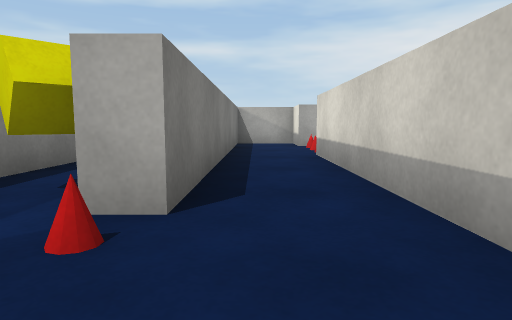
view 1 (above)

17 first-person views from a walk through a scene from a Unity 3-D project. The camera is 0.51 m above the floor, tilts 6° down and sees 75° across. The floor is counted in squares, 1 m on a side. Each view is taken from the middle of a square. On the plan, view 1 faces up. The plan holds only what a view shows up to about 9 squares ahead; the rest is blank. The place goes on beyond the plan. The player is left out. Surface patterns are stand-ins for the level's own textures.

view 2
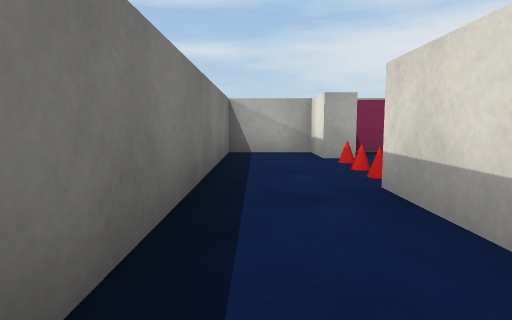

view 3
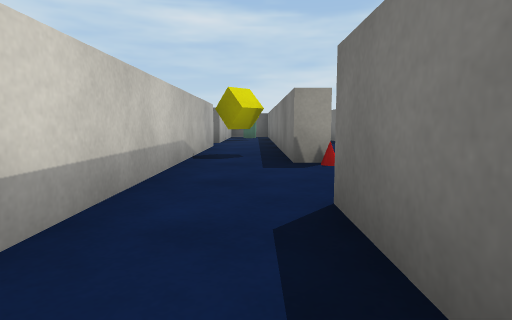

view 4
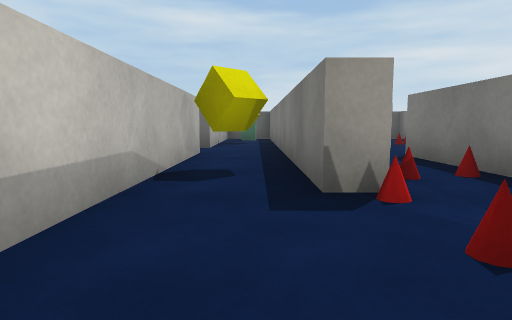

view 5
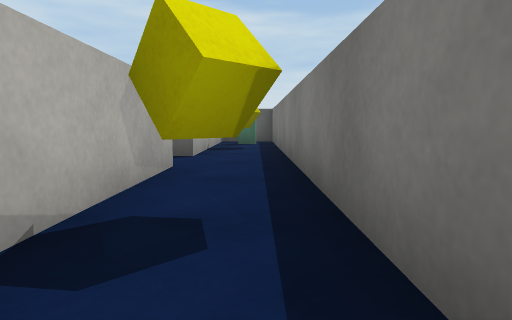

view 6
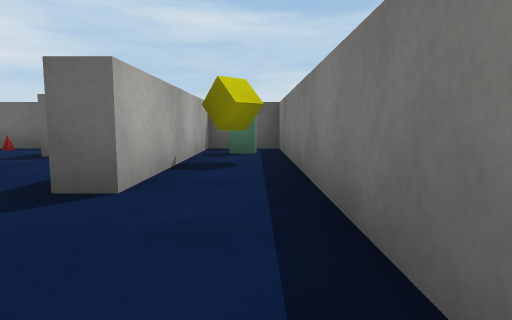

view 7
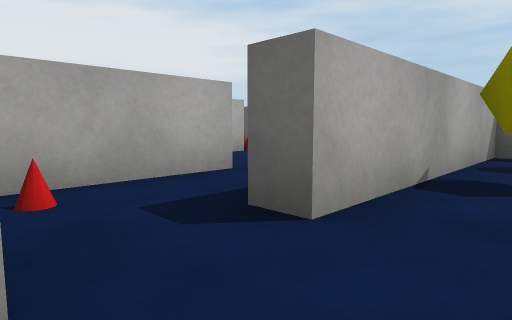

view 8
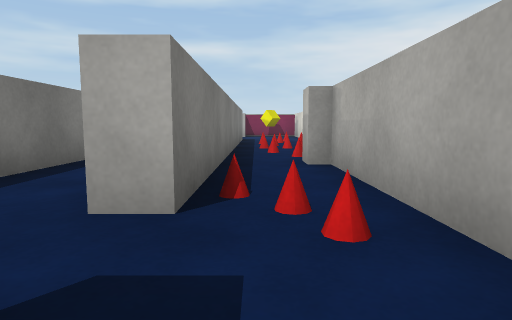

view 9
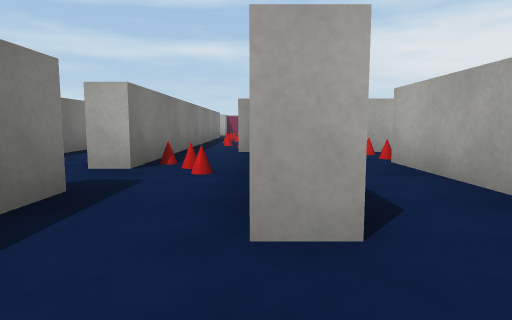

view 10
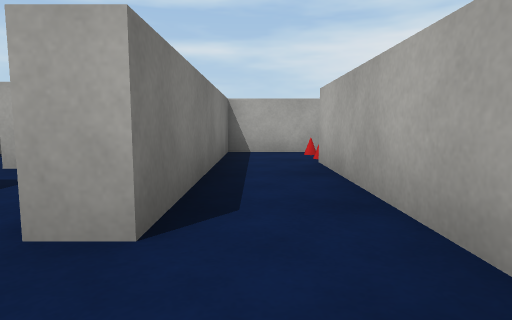

view 11
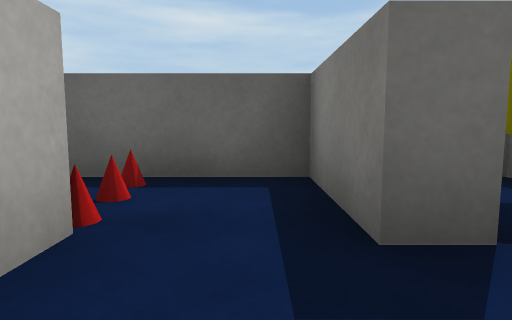

view 12
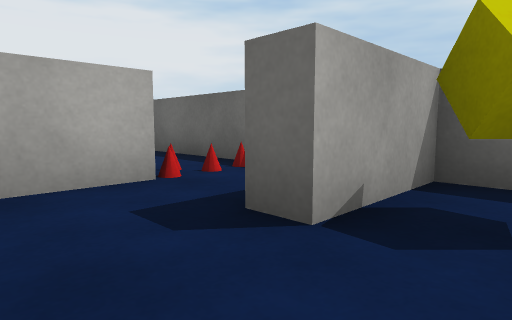

view 13
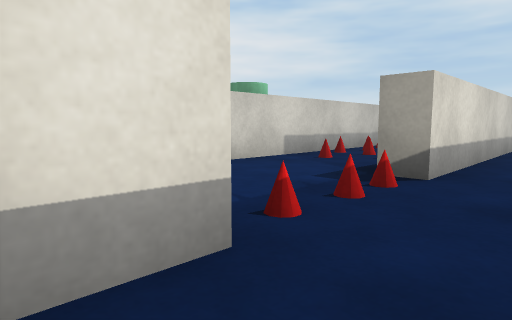

view 14
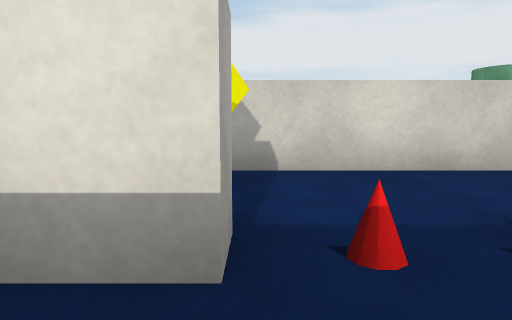

view 15
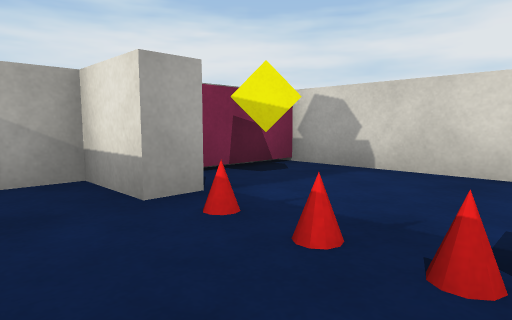

view 16
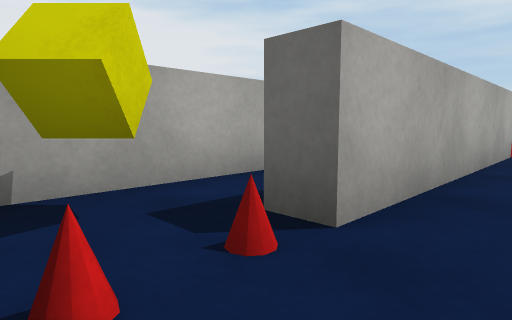

view 17
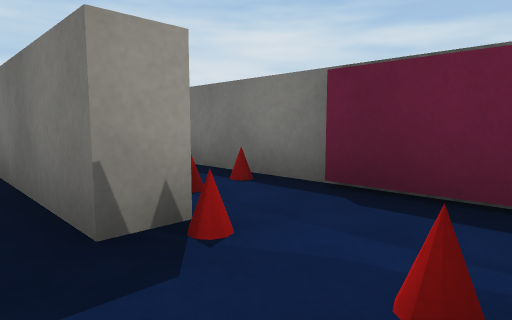

### Floor plan
Points are (right, up) in squares from view 1. A wall is a line through its corners. A room is listed if a view was taken in it or the views show most of it. See-through windows are left out.
Room 1 (views 1, 5, 6, 7, 17)
walls: (1, -4.1) (1, 1.6); (-0.5, -1.4) (-0.5, -10.3) (1, -10.3) (1, -5.5); (-2.5, -0.6) (-2.5, -3); (-2.3, 0.8) (-2.3, -0.5); (-0.5, 1.9) (-1.1, 1.9)
ways out: opening at (0, 2) to room 2; opening at (1, -5) to room 3
objects: other object (-2, -1); other object (-1, -1); other object (-1, 0); other object (-1, 1); cylinder (0, -9); cube (0, -8); cube (0, -2)
Room 2 (views 2, 3, 4, 13, 14, 15)
walls: (1, 8.4) (1, 9.2) (-0.5, 9.2) (-0.5, 1.9); (1, 1.6) (1, 5.6)
ways out: opening at (0, 2) to room 1; opening at (2, 7) to room 6
objects: other object (1, 6); other object (1, 7); other object (1, 8)
Room 3 (view 8)
walls: (1.5, -4.1) (1, -4.1); (1, -5.5) (1.5, -5.5) (1.5, -6.1); (3, -6.6) (3, -1.6)
ways out: opening at (1, -5) to room 1; opening at (2, -6) to room 5
objects: other object (2, -4)
Room 4 (views 9, 10, 11, 16)
walls: (3.7, 0.9) (3.7, 5.1); (3.5, -1.8) (3.5, -6.6) (3, -6.6); (1.5, -0.5) (1.5, -4.1); (3, -8.4) (3.5, -8.4) (3.5, -10.3) (4.5, -10.3); (4.9, -8.5) (4.9, -3.4) (5.4, -3.4)
ways out: opening at (3, -7.5) to room 5
objects: other object (2, 0); other object (2, 1); other object (2, 2); other object (2, 3); other object (3, -1); other object (3, 0); other object (3, 1); other object (3, 3); other object (3, 4); other object (5, -3); other object (5, -2); cylinder (5, 4) to (5, 5)
Room 5 (view 12)
walls: (1.5, -10.3) (3, -10.3) (3, -8.4)
ways out: opening at (2, -6) to room 3; opening at (3, -7.5) to room 4
objects: cube (2, -9)
Room 6 (no view inside)
walls: (3.7, 5.1) (3.7, 9) (1.8, 9)
ways out: opening at (2, 7) to room 2

Positions as (right, up) in squares from view 1, and headings:
1: (0, 0), facing up
2: (0, 3), facing up
3: (0, 4), facing down
4: (0, 2), facing down
5: (0, 0), facing down
6: (0, -3), facing down
7: (0, -4), facing down-right
8: (2, -6), facing up
9: (3, -8), facing up
10: (4, -8), facing up
11: (4, -7), facing down
12: (2, -7), facing down-right
13: (0, 9), facing down-right
14: (0, 8), facing right
15: (0, 6), facing up-right
16: (4, -2), facing down-right
17: (0, 1), facing down-left
